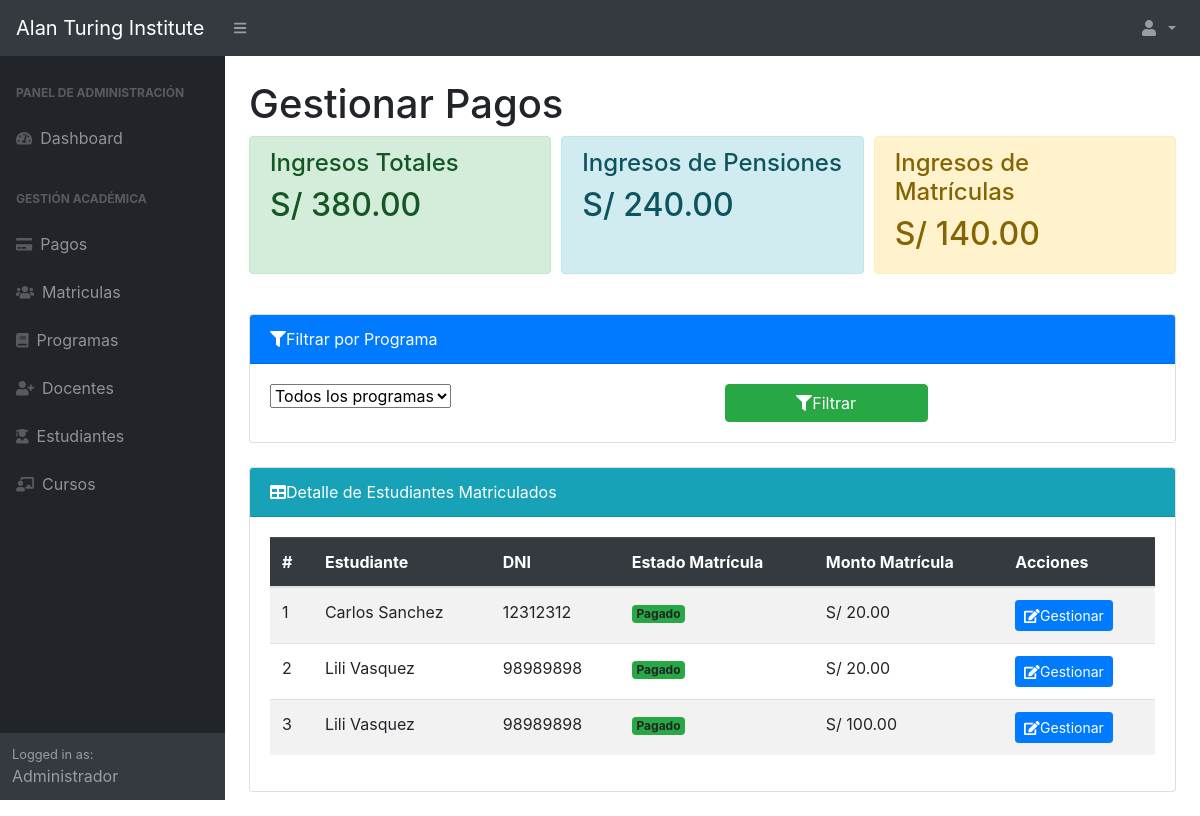
The page /Views/GestionarPagos.php (signed in) on the database its author committed.
### tables this page shows
CREATE TABLE `matriculas` (
  `id_estudiante` int(11) NOT NULL,
  `id_programa` int(11) NOT NULL,
  `fecha_matricula` timestamp NOT NULL DEFAULT current_timestamp(),
  `monto_matricula` decimal(10,2) DEFAULT 0.00,
  `estado_matricula` enum('Pagado','Pendiente') DEFAULT 'Pendiente',
  `descuento` decimal(5,2) DEFAULT 0.00
);

CREATE TABLE `estudiantes` (
  `id_estudiante` int(11) NOT NULL,
  `numero_matricula` varchar(50) NOT NULL,
  `nombre` varchar(100) NOT NULL,
  `apellido` varchar(100) NOT NULL,
  `DNI` varchar(20) DEFAULT NULL,
  `edad` int(10) UNSIGNED DEFAULT NULL,
  `direccion` varchar(255) DEFAULT NULL,
  `celular` varchar(15) DEFAULT NULL,
  `email` varchar(100) NOT NULL,
  `clave` varchar(255) NOT NULL
);

### Controllers/GestionarPagosController.php (called while the page is built, shortened)
<?php
require_once('../Models/GestionarPagosModel.php');
class GestionarPagosController {
    private $model;
    public function __construct($pdo) {
        $this->model = new GestionarPagosModel($pdo);
    }
    public function obtenerPagosPorPrograma($id_programa = null) {
        return $this->model->obtenerPagosPorPrograma($id_programa);
    }
    public function obtenerIngresosPensiones() {
        return $this->model->obtenerIngresosPensiones();
    }
    public function obtenerIngresosMatriculas() {
        return $this->model->obtenerIngresosMatriculas();
    }
    public function obtenerIngresoTotal() {
        $ingresos_pensiones = $this->obtenerIngresosPensiones();
        $ingresos_matriculas = $this->obtenerIngresosMatriculas();
        return $ingresos_pensiones + $ingresos_matriculas;
    }
}
?>

### Models/GestionarPagosModel.php (called while the page is built, shortened)
<?php
class GestionarPagosModel {
    private $pdo;
    public function __construct($pdo) {
        $this->pdo = $pdo;
    }
    public function obtenerPagosPorPrograma($id_programa = null) {
        $query = "SELECT
                    programas.nombre_programa,
                    matriculas.id_programa,
                    estudiantes.id_estudiante,
                    estudiantes.nombre AS nombre_estudiante,
                    estudiantes.apellido AS apellido_estudiante,
                    estudiantes.DNI AS dni_estudiante,
                    matriculas.estado_matricula,
                    matriculas.monto_matricula
                  FROM estudiantes
                  JOIN matriculas ON estudiantes.id_estudiante = matriculas.id_estudiante
                  JOIN programas ON matriculas.id_programa = programas.id_programa
                  WHERE 1=1";
        $query .= " ORDER BY programas.nombre_programa, estudiantes.apellido";
        $stmt = $this->pdo->prepare($query);
        $stmt->execute();
        return $stmt->fetchAll(PDO::FETCH_ASSOC);
    }
    public function obtenerIngresosPensiones() {
        $query = "SELECT SUM(monto_pension) AS ingresos_pensiones
                  FROM pension
                  WHERE estado_pension = 'Pagado'";
        $stmt = $this->pdo->prepare($query);
        $stmt->execute();
        $result = $stmt->fetch(PDO::FETCH_ASSOC);
        return $result['ingresos_pensiones'] ?? 0;
    }
    public function obtenerIngresosMatriculas() {
        $query = "SELECT SUM(monto_matricula) AS ingresos_matriculas
                  FROM matriculas
                  WHERE estado_matricula = 'Pagado'";
        $stmt = $this->pdo->prepare($query);
        $stmt->execute();
        $result = $stmt->fetch(PDO::FETCH_ASSOC);
        return $result['ingresos_matriculas'] ?? 0;
    }
}
?>

### Views/GestionarPagos.php (the view, shortened to what this page needs)
<?php
require_once('../Config/conexion.php');
require_once('../Controllers/GestionarPagosController.php');
$controller = new GestionarPagosController($pdo);
$id_programa = $_GET['id_programa'] ?? null;
$pagos = $controller->obtenerPagosPorPrograma($id_programa);
$ingresos_totales = $controller->obtenerIngresoTotal();
$ingresos_pensiones = $controller->obtenerIngresosPensiones();
$ingresos_matriculas = $controller->obtenerIngresosMatriculas();
?>
<!DOCTYPE html>
<html lang="es">
<head>
    <link href="../assets/css/bootstrap.min.css" rel="stylesheet">
    <link href="../assets/css/styles.css" rel="stylesheet">
</head>
<body class="sb-nav-fixed">
    <?php include('header.php'); ?>
    <div id="layoutSidenav">
        <?php include('sidebar.php'); ?>
        <div id="layoutSidenav_content">
            <main class="container-fluid px-4">
                <h1 class="mt-4">Gestionar Pagos</h1>
                <div class="d-flex justify-content-between mb-4">
                    <div class="alert alert-success" style="flex: 1; margin-right: 10px;">
                        <h4 class="alert-heading">Ingresos Totales</h4>
                        <h2>S/ <?= number_format($ingresos_totales, 2) ?></h2>
                    </div>
                    <div class="alert alert-info" style="flex: 1; margin-right: 10px;">
                        <h4 class="alert-heading">Ingresos de Pensiones</h4>
                        <h2>S/ <?= number_format($ingresos_pensiones, 2) ?></h2>
                    </div>
                    <div class="alert alert-warning" style="flex: 1;">
                        <h4 class="alert-heading">Ingresos de Matrículas</h4>
                        <h2>S/ <?= number_format($ingresos_matriculas, 2) ?></h2>
                    </div>
                </div>
                <div class="card mb-4">
                    <div class="card-header bg-primary text-white">
                        <i class="fas fa-filter me-2"></i>Filtrar por Programa
                    </div>
                    <div class="card-body">
                        <form method="GET" class="row g-3">
                            <div class="col-md-6">
                                <select name="id_programa" class="form-select">
                                    <option value="">Todos los programas</option>
                                </select>
                            </div>
                            <div class="col-md-3">
                                <button type="submit" class="btn btn-success w-100">
                                    <i class="fas fa-filter me-2"></i>Filtrar
                                </button>
                            </div>
                        </form>
                    </div>
                </div>
                <div class="card mb-4">
                    <div class="card-header bg-info text-white">
                        <i class="fas fa-table me-2"></i>Detalle de Estudiantes Matriculados
                    </div>
                    <div class="card-body">
                        <div class="table-responsive">
                            <table class="table table-hover table-striped">
                                <thead class="table-dark">
                                    <tr>
                                        <th>#</th>
                                        <th>Estudiante</th>
                                        <th>DNI</th>
                                        <th>Estado Matrícula</th>
                                        <th>Monto Matrícula</th>
                                        <th>Acciones</th>
                                    </tr>
                                </thead>
                                <tbody>
                                    <?php foreach ($pagos as $i => $pago): ?>
                                    <tr>
                                        <td><?= $i + 1 ?></td>
                                        <td><?= htmlspecialchars($pago['nombre_estudiante'] . ' ' . $pago['apellido_estudiante']) ?></td>
                                        <td><?= htmlspecialchars($pago['dni_estudiante']) ?></td>
                                        <td>
                                            <span class="badge bg-<?= $pago['estado_matricula'] === 'Pagado' ? 'success' : 'warning' ?>">
                                                <?= $pago['estado_matricula'] ?>
                                            </span>
                                        </td>
                                        <td class="text-end">S/ <?= number_format($pago['monto_matricula'] ?? 0, 2) ?></td>
                                        <td>
                                            <a href="GestionarPension.php?id_estudiante=<?= $pago['id_estudiante'] ?>&id_programa=<?= $pago['id_programa'] ?? 0 ?>"
                                            class="btn btn-sm btn-primary">
                                            <i class="fas fa-edit me-2"></i>Gestionar
                                            </a>
                                        </td>
                                    </tr>
                                    <?php endforeach; ?>
                                </tbody>
                            </table>
                        </div>
                    </div>
                </div>
            </main>
        </div>
    </div>
</body>
</html>

### Views/header.php (shortened to what this page needs)
<nav class="sb-topnav navbar navbar-expand navbar-dark bg-dark">
    <a class="navbar-brand" href="index.html">Alan Turing Institute</a>
    <button class="btn btn-link btn-sm order-1 order-lg-0" id="sidebarToggle" href="#"><i class="fas fa-bars"></i></button>
    <ul class="navbar-nav ml-auto">
        <li class="nav-item dropdown">
            <a class="nav-link dropdown-toggle" id="userDropdown" href="#" role="button" data-toggle="dropdown" aria-haspopup="true" aria-expanded="false">
                <i class="fas fa-user fa-fw"></i>
            </a>
        </li>
    </ul>
</nav>

### Views/sidebar.php
<div id="layoutSidenav_nav">
    <nav class="sb-sidenav accordion sb-sidenav-dark" id="sidenavAccordion">
        <div class="sb-sidenav-menu">
            <div class="nav">
                <div class="sb-sidenav-menu-heading">Panel de Administración</div>
                <a class="nav-link" href="DashboardAdministrador.php">
                    <div class="sb-nav-link-icon"><i class="fas fa-tachometer-alt"></i></div>
                    Dashboard
                </a>
                <div class="sb-sidenav-menu-heading">Gestión Académica</div>
                <a class="nav-link" href="GestionarPagos.php">
                    <div class="sb-nav-link-icon"><i class="fas fa-credit-card"></i></div>
                    Pagos
                </a>
                <a class="nav-link" href="GestionarMatricula.php">
                    <div class="sb-nav-link-icon"><i class="fas fa-users"></i></div>
                    Matriculas
                </a>
                <a class="nav-link" href="GestionarProgramas.php">
                    <div class="sb-nav-link-icon"><i class="fas fa-book"></i></div>
                    Programas
                </a>
                <a class="nav-link" href="GestionarDocente.php">
                    <div class="sb-nav-link-icon"><i class="fas fa-user-plus"></i></div>
                    Docentes
                </a>
                <a class="nav-link" href="GestionarEstudiantes.php">
                    <div class="sb-nav-link-icon"><i class="fas fa-user-graduate"></i></div>
                    Estudiantes
                </a>
                <a class="nav-link" href="GestionarCurso.php">
                    <div class="sb-nav-link-icon"><i class="fas fa-chalkboard-teacher"></i></div>
                    Cursos
                </a>
            </div>
        </div>
        <div class="sb-sidenav-footer">
            <div class="small">Logged in as:</div>
            Administrador
        </div>
    </nav>
</div>

### rows shown on the page
matriculas: id_estudiante.apellido "Carlos Sanchez", id_estudiante.DNI "12312312", estado_matricula "Pagado", monto_matricula "20.00"
matriculas: id_estudiante.apellido "Lili Vasquez", id_estudiante.DNI "98989898", estado_matricula "Pagado", monto_matricula "20.00"
matriculas: id_estudiante.apellido "Lili Vasquez", id_estudiante.DNI "98989898", estado_matricula "Pagado", monto_matricula "100.00"

### other values the page prints
$ingresos_totales "380.00"
$ingresos_pensiones "240.00"
$ingresos_matriculas "140.00"
